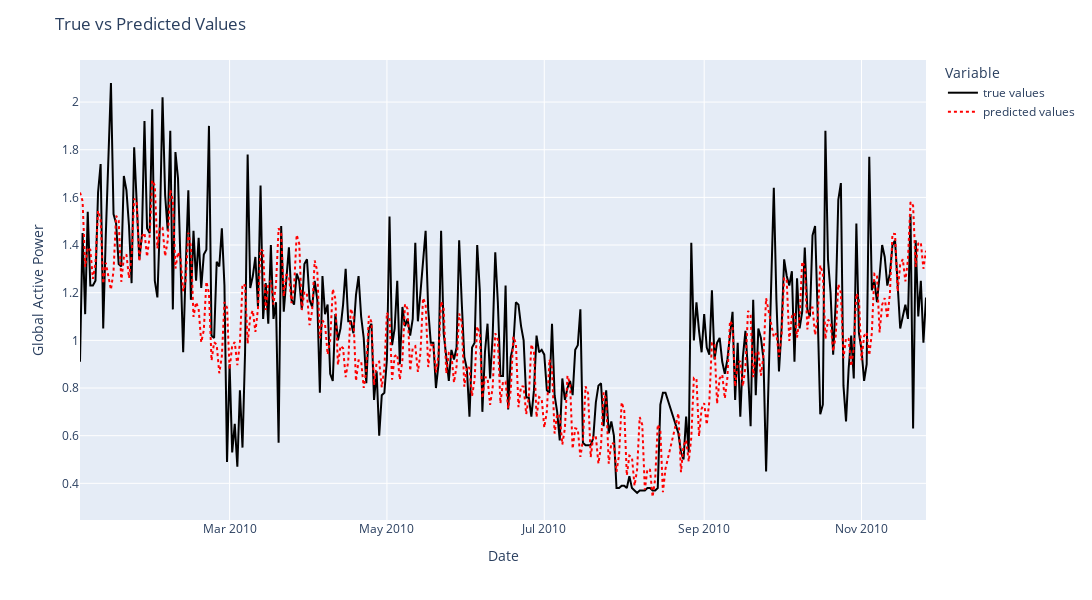

The cell this chart's notebook holds for it:
### Code cell
import plotly.express as px

# Create the first line plot
fig = px.line(df_results, x="Date", y="Global Active Power", color="Variable", 
              color_discrete_sequence=["black", "red"], line_dash = 'Variable')

# fig.update_traces(line=dict(dash=['solid', 'dash']), 
#                   name=['Line 1', 'Line 2'])

fig.update_layout(
    title='True vs Predicted Values',
    xaxis_title='Date',
    yaxis_title='Global Active Power',
    #legend=dict(title='Lines'),
    width=1200,  # Set the width of the figure
    height=600  # Set the height of the figure
)


# Show the plot
fig.show()

# df = px.data.gapminder().query("continent == 'Oceania'")
# fig = px.line(df, x='year', y='lifeExp', color='country', markers=True)
# fig.show()

### Figure 1 — Plotly figure (JSON) as saved in the notebook; plotly's stock layout.template omitted (floating-point values rounded to 4 significant figures; data arrays with more than 128 entries replaced by an {"elided": "..."} marker saying what was removed)
{"data": [{"hovertemplate": "Variable=true values<br>Date=%{x}<br>Global Active Power=%{y}<extra></extra>", "legendgroup": "true values", "line": {"color": "black", "dash": "solid"}, "marker": {"symbol": "circle"}, "mode": "lines", "name": "true values", "orientation": "v", "showlegend": true, "type": "scatter", "x": {"elided": "322 str values"}, "xaxis": "x", "y": {"elided": "322 float values"}, "yaxis": "y"}, {"hovertemplate": "Variable=predicted values<br>Date=%{x}<br>Global Active Power=%{y}<extra></extra>", "legendgroup": "predicted values", "line": {"color": "red", "dash": "dot"}, "marker": {"symbol": "circle"}, "mode": "lines", "name": "predicted values", "orientation": "v", "showlegend": true, "type": "scatter", "x": {"elided": "322 str values"}, "xaxis": "x", "y": {"elided": "322 float values"}, "yaxis": "y"}], "layout": {"height": 600, "legend": {"title": {"text": "Variable"}, "tracegroupgap": 0}, "margin": {"t": 60}, "title": {"text": "True vs Predicted Values"}, "width": 1200, "xaxis": {"anchor": "y", "domain": [0, 1], "title": {"text": "Date"}}, "yaxis": {"anchor": "x", "domain": [0, 1], "title": {"text": "Global Active Power"}}}}
